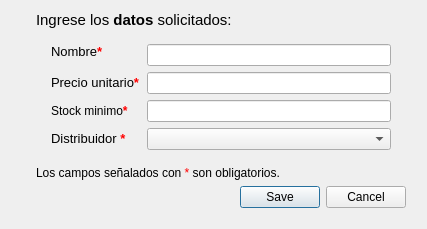
<?xml version="1.0" encoding="UTF-8"?>
<ui version="4.0">
 <class>newProducto</class>
 <widget class="QDialog" name="newProducto">
  <property name="geometry">
   <rect>
    <x>0</x>
    <y>0</y>
    <width>427</width>
    <height>229</height>
   </rect>
  </property>
  <property name="focusPolicy">
   <enum>Qt::StrongFocus</enum>
  </property>
  <property name="windowTitle">
   <string>Nuevo Producto</string>
  </property>
  <layout class="QVBoxLayout" name="verticalLayout">
   <item>
    <layout class="QGridLayout" name="gridLayout">
     <property name="bottomMargin">
      <number>0</number>
     </property>
     <item row="0" column="0">
      <layout class="QGridLayout" name="gridLayout_2" rowstretch="0,0,0">
       <property name="leftMargin">
        <number>25</number>
       </property>
       <property name="topMargin">
        <number>0</number>
       </property>
       <property name="bottomMargin">
        <number>0</number>
       </property>
       <item row="1" column="0">
        <widget class="QLabel" name="Cartelito_NewProducto">
         <property name="sizePolicy">
          <sizepolicy hsizetype="Fixed" vsizetype="Preferred">
           <horstretch>0</horstretch>
           <verstretch>0</verstretch>
          </sizepolicy>
         </property>
         <property name="font">
          <font>
           <pointsize>12</pointsize>
           <bold>true</bold>
          </font>
         </property>
         <property name="text">
          <string>&lt;html&gt;&lt;head/&gt;&lt;body&gt;&lt;p&gt;&lt;span style=&quot; font-size:11pt; font-weight:400;&quot;&gt;Ingrese los &lt;/span&gt;&lt;span style=&quot; font-size:11pt;&quot;&gt;datos&lt;/span&gt;&lt;span style=&quot; font-size:11pt; font-weight:400;&quot;&gt; solicitados:&lt;/span&gt;&lt;/p&gt;&lt;/body&gt;&lt;/html&gt;</string>
         </property>
        </widget>
       </item>
       <item row="2" column="0">
        <spacer name="verticalSpacer_2">
         <property name="orientation">
          <enum>Qt::Vertical</enum>
         </property>
         <property name="sizeHint" stdset="0">
          <size>
           <width>20</width>
           <height>20</height>
          </size>
         </property>
        </spacer>
       </item>
       <item row="1" column="1">
        <spacer name="horizontalSpacer_2">
         <property name="orientation">
          <enum>Qt::Horizontal</enum>
         </property>
         <property name="sizeHint" stdset="0">
          <size>
           <width>40</width>
           <height>10</height>
          </size>
         </property>
        </spacer>
       </item>
      </layout>
     </item>
     <item row="3" column="0">
      <layout class="QVBoxLayout" name="verticalLayout_3" stretch="0,0">
       <property name="leftMargin">
        <number>25</number>
       </property>
       <property name="topMargin">
        <number>0</number>
       </property>
       <property name="rightMargin">
        <number>10</number>
       </property>
       <property name="bottomMargin">
        <number>10</number>
       </property>
       <item>
        <widget class="QLabel" name="label_2">
         <property name="text">
          <string>&lt;html&gt;&lt;head/&gt;&lt;body&gt;&lt;p&gt;Los campos señalados con &lt;span style=&quot; color:#ff0000;&quot;&gt;*&lt;/span&gt; son obligatorios. &lt;/p&gt;&lt;/body&gt;&lt;/html&gt;</string>
         </property>
        </widget>
       </item>
       <item>
        <widget class="QDialogButtonBox" name="buttonBox">
         <property name="orientation">
          <enum>Qt::Horizontal</enum>
         </property>
         <property name="standardButtons">
          <set>QDialogButtonBox::Cancel|QDialogButtonBox::Save</set>
         </property>
        </widget>
       </item>
      </layout>
     </item>
     <item row="1" column="0">
      <layout class="QFormLayout" name="formLayout_2">
       <property name="leftMargin">
        <number>40</number>
       </property>
       <property name="rightMargin">
        <number>25</number>
       </property>
       <item row="0" column="0">
        <widget class="QLabel" name="lblNombre">
         <property name="sizePolicy">
          <sizepolicy hsizetype="Fixed" vsizetype="Fixed">
           <horstretch>0</horstretch>
           <verstretch>0</verstretch>
          </sizepolicy>
         </property>
         <property name="font">
          <font>
           <pointsize>10</pointsize>
          </font>
         </property>
         <property name="text">
          <string>&lt;html&gt;&lt;head/&gt;&lt;body&gt;&lt;p&gt;Nombre&lt;span style=&quot; font-weight:700; color:#ff0000;&quot;&gt;*&lt;/span&gt;&lt;/p&gt;&lt;/body&gt;&lt;/html&gt;</string>
         </property>
        </widget>
       </item>
       <item row="0" column="1">
        <widget class="QLineEdit" name="lnEditNombre"/>
       </item>
       <item row="1" column="0">
        <widget class="QLabel" name="lblPrecio">
         <property name="font">
          <font>
           <pointsize>10</pointsize>
          </font>
         </property>
         <property name="text">
          <string>&lt;html&gt;&lt;head/&gt;&lt;body&gt;&lt;p&gt;Precio unitario&lt;span style=&quot; font-weight:700; color:#ff0000;&quot;&gt;*&lt;/span&gt;&lt;/p&gt;&lt;/body&gt;&lt;/html&gt;</string>
         </property>
        </widget>
       </item>
       <item row="1" column="1">
        <widget class="QLineEdit" name="lnEditPrecio"/>
       </item>
       <item row="3" column="0">
        <widget class="QLabel" name="lblDistr">
         <property name="font">
          <font>
           <pointsize>10</pointsize>
          </font>
         </property>
         <property name="text">
          <string>&lt;html&gt;&lt;head/&gt;&lt;body&gt;&lt;p&gt;Distribuidor &lt;span style=&quot; font-weight:700; color:#ff0000;&quot;&gt;*&lt;/span&gt;&lt;/p&gt;&lt;/body&gt;&lt;/html&gt;</string>
         </property>
        </widget>
       </item>
       <item row="3" column="1">
        <widget class="QComboBox" name="comboxDistr"/>
       </item>
       <item row="2" column="1">
        <widget class="QLineEdit" name="lnEditStockMinimo"/>
       </item>
       <item row="2" column="0">
        <widget class="QLabel" name="label">
         <property name="text">
          <string>&lt;html&gt;&lt;head/&gt;&lt;body&gt;&lt;p&gt;Stock minimo&lt;span style=&quot; font-weight:700; color:#ff0000;&quot;&gt;*&lt;/span&gt;&lt;/p&gt;&lt;/body&gt;&lt;/html&gt;</string>
         </property>
        </widget>
       </item>
      </layout>
     </item>
     <item row="2" column="0">
      <spacer name="verticalSpacer">
       <property name="orientation">
        <enum>Qt::Vertical</enum>
       </property>
       <property name="sizeHint" stdset="0">
        <size>
         <width>20</width>
         <height>20</height>
        </size>
       </property>
      </spacer>
     </item>
    </layout>
   </item>
  </layout>
 </widget>
 <resources/>
 <connections>
  <connection>
   <sender>buttonBox</sender>
   <signal>accepted()</signal>
   <receiver>newProducto</receiver>
   <slot>accept()</slot>
   <hints>
    <hint type="sourcelabel">
     <x>248</x>
     <y>254</y>
    </hint>
    <hint type="destinationlabel">
     <x>157</x>
     <y>274</y>
    </hint>
   </hints>
  </connection>
  <connection>
   <sender>buttonBox</sender>
   <signal>rejected()</signal>
   <receiver>newProducto</receiver>
   <slot>reject()</slot>
   <hints>
    <hint type="sourcelabel">
     <x>316</x>
     <y>260</y>
    </hint>
    <hint type="destinationlabel">
     <x>286</x>
     <y>274</y>
    </hint>
   </hints>
  </connection>
 </connections>
</ui>
